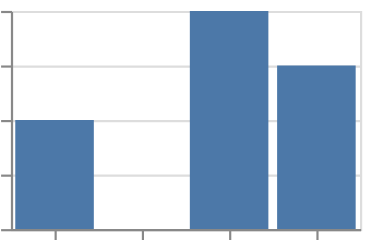

Describe this chart as a Vega-Lite specification.
### Vega-Lite specification from a JSON file in a GitHub repository (floating-point values rounded to 4 significant figures)
{"$schema": "https://vega.github.io/schema/vega-lite/v6.json", "padding": 5, "autosize": "none", "data": {"values": [{"c": "A", "x": 1, "y": 2, "s": 3, "t": "2024-01-01"}, {"c": "B", "x": 2, "y": "n/a", "s": 5, "t": "2024-02-01"}, {"c": "C", "x": 3, "y": 4, "s": null, "t": "2024-03-01"}, {"c": "D", "x": 4, "y": 3, "s": 7, "t": "2024-04-01"}]}, "width": 160, "height": 100, "mark": {"type": "bar", "invalid": null}, "encoding": {"x": {"field": "c", "type": "nominal"}, "y": {"field": "y", "type": "quantitative"}}}
